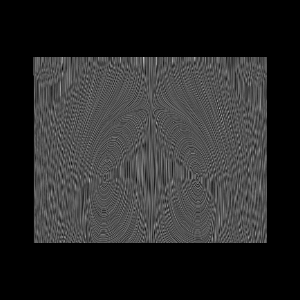

This figure's Python source:
#!/usr/bin/env python

# Test vtkImageDataLIC2D with probed vector data and a noise texture.

import vtkmodules.vtkInteractionStyle  # noqa: F401
import vtkmodules.vtkRenderingOpenGL2  # noqa: F401

import math
import os

from vtkmodules.vtkCommonCore import vtkFloatArray, vtkUnsignedCharArray
from vtkmodules.vtkCommonDataModel import vtkImageData
from vtkmodules.vtkCommonExecutionModel import vtkTrivialProducer
from vtkmodules.vtkFiltersCore import vtkProbeFilter
from vtkmodules.vtkIOImage import vtkPNGReader
from vtkmodules.vtkIOLegacy import vtkGenericDataObjectReader
from vtkmodules.vtkRenderingCore import (
    vtkImageActor,
    vtkRenderWindow,
    vtkRenderWindowInteractor,
    vtkRenderer,
)
from vtkmodules.vtkRenderingLICOpenGL2 import vtkImageDataLIC2D

# Parameters
magnification = 5
num_partitions = 5
num_steps = 40
resolution = 10

# Read data
data_dir = os.environ.get("VPE_DATA_DIR", os.path.dirname(os.path.abspath(__file__)))
reader = vtkGenericDataObjectReader()
reader.SetFileName(os.path.join(data_dir, "SurfaceVectors.vtk"))
reader.Update()

dataset = reader.GetUnstructuredGridOutput()
bounds = dataset.GetBounds()

# Determine data orientation
# XY plane (bounds[4] == bounds[5])
comp = [0, 1, 2]
if bounds[0] == bounds[1]:
    comp = [1, 2, 0]
elif bounds[2] == bounds[3]:
    comp = [0, 2, 1]

width = int(math.ceil((bounds[2 * comp[0] + 1] - bounds[2 * comp[0]]) * resolution))
height = int(math.ceil((bounds[2 * comp[1] + 1] - bounds[2 * comp[1]]) * resolution))

dims = [0, 0, 0]
dims[comp[0]] = width
dims[comp[1]] = height
dims[comp[2]] = 1

spacing = [0.0, 0.0, 0.0]
spacing[comp[0]] = (bounds[2 * comp[0] + 1] - bounds[2 * comp[0]]) / float(width)
spacing[comp[1]] = (bounds[2 * comp[1] + 1] - bounds[2 * comp[1]]) / float(height)
spacing[comp[2]] = 1.0

origin = [bounds[0], bounds[2], bounds[4]]

out_width = magnification * width
out_height = magnification * height

# Create probe image data
probe_data = vtkImageData()
probe_data.SetOrigin(origin)
probe_data.SetDimensions(dims)
probe_data.SetSpacing(spacing)

probe = vtkProbeFilter()
probe.SetSourceConnection(reader.GetOutputPort())
probe.SetInputData(probe_data)
probe.Update()

# Read noise texture
noise_reader = vtkPNGReader()
noise_reader.SetFileName(os.path.join(data_dir, "noise.png"))
noise_reader.Update()

noise = noise_reader.GetOutput()
char_values = noise.GetPointData().GetScalars()
num_tuples = char_values.GetNumberOfTuples()

# Convert noise from unsigned char to float
float_values = vtkFloatArray()
float_values.SetNumberOfComponents(2)
float_values.SetNumberOfTuples(num_tuples)
float_values.SetName("noise")
for i in range(num_tuples * 2):
    comp_idx = i % 2
    tup_idx = i // 2
    float_values.SetComponent(tup_idx, comp_idx, char_values.GetComponent(tup_idx, comp_idx) / 255.0)

noise.GetPointData().RemoveArray(0)
noise.GetPointData().SetScalars(float_values)

# Create rendering context
render_window = vtkRenderWindow()
render_window.Render()

# Create and run the LIC filter
lic_filter = vtkImageDataLIC2D()
if lic_filter.SetContext(render_window) == 0:
    print("WARNING: Required OpenGL not supported, skipping.")
else:
    lic_filter.SetSteps(num_steps)
    lic_filter.SetStepSize(0.8 / magnification)
    lic_filter.SetMagnification(magnification)
    lic_filter.SetInputConnection(0, probe.GetOutputPort(0))
    lic_filter.SetInputData(1, noise)
    lic_filter.UpdateInformation()

    # Assemble LIC result from partitions
    lic_data_size = out_width * out_height
    lic_data = vtkFloatArray()
    lic_data.SetNumberOfComponents(3)
    lic_data.SetNumberOfTuples(lic_data_size)

    for kk in range(num_partitions):
        lic_filter.UpdatePiece(kk, num_partitions, 0)
        lic_piece = lic_filter.GetOutput()
        lic_scalars = lic_piece.GetPointData().GetScalars()
        piece_ext = list(lic_piece.GetExtent())

        # Copy piece into full array
        pw = piece_ext[2 * comp[0] + 1] - piece_ext[2 * comp[0]] + 1
        ph = piece_ext[2 * comp[1] + 1] - piece_ext[2 * comp[1]] + 1
        for j in range(ph):
            for i in range(pw):
                src_idx = j * pw + i
                dst_x = piece_ext[2 * comp[0]] + i
                dst_y = piece_ext[2 * comp[1]] + j
                dst_idx = dst_y * out_width + dst_x
                if 0 <= dst_idx < lic_data_size and src_idx < lic_scalars.GetNumberOfTuples():
                    for c in range(3):
                        lic_data.SetComponent(dst_idx, c, lic_scalars.GetComponent(src_idx, c))

    # Convert to unsigned char for display
    lic_png = vtkUnsignedCharArray()
    lic_png.SetNumberOfComponents(3)
    lic_png.SetNumberOfTuples(lic_data_size)
    for i in range(lic_data_size):
        for c in range(3):
            lic_png.SetComponent(i, c, int(lic_data.GetComponent(i, c) * 255.0))

    # Wrap into image data for display
    out_spacing = [
        spacing[comp[0]] / magnification,
        spacing[comp[1]] / magnification,
        1.0,
    ]

    png_data = vtkImageData()
    png_data.SetDimensions(out_width, out_height, 1)
    png_data.SetSpacing(out_spacing)
    png_data.SetOrigin(origin)
    png_data.GetPointData().SetScalars(lic_png)

    # Display using standard rendering pipeline
    renderer = vtkRenderer()
    renderer.GetActiveCamera().ParallelProjectionOn()

    image_actor = vtkImageActor()
    image_actor.GetMapper().SetInputData(png_data)
    renderer.AddActor(image_actor)

    render_window.AddRenderer(renderer)
    render_window.SetWindowName("imagedata lic2d")

    interactor = vtkRenderWindowInteractor()
    interactor.SetRenderWindow(render_window)

    renderer.ResetCamera()
    interactor.Initialize()
    interactor.Start()
